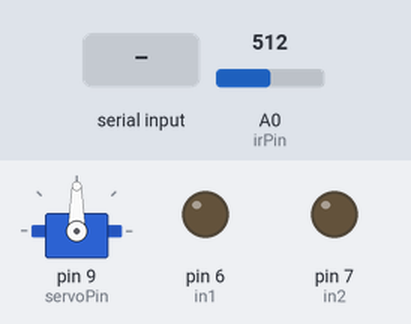
Bench run of a sketch on a simulated Arduino Uno, built with avr-gcc and run on an emulated ATmega328P. On the bench: servo, output pins drawn as LEDs (lit = HIGH). The test bench sets the inputs (shaded band); at power-on: A0 (irPin) = 512. What the sketch prints to the serial monitor is not drawn.

Above: at 1.2 s.
1.3 s: "r" received over Serial
At 2.95 s:
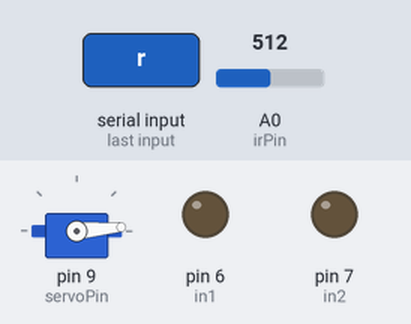
At 3.85 s:
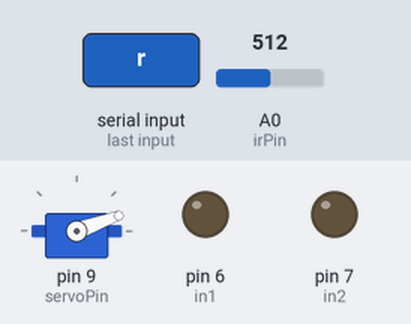
4.3 s: "f" received over Serial
At 11.1 s:
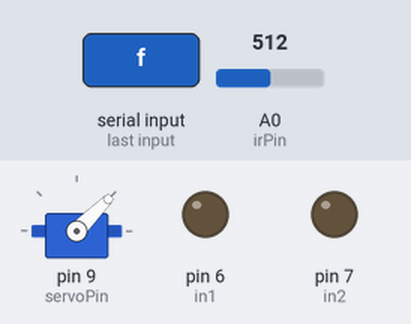
Timing chart, 0 to 12.6 s (numbered marks = the images above; inputs shaded):
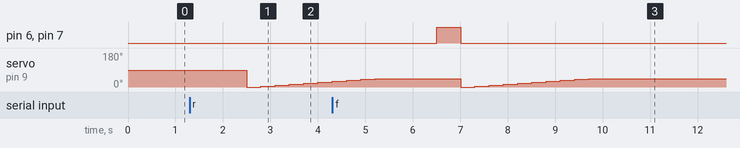

Measured:
- after the input at 1.3 s, servo on pin 9 (servoPin): 90° → 0° after 1.2 s, → 5° 0.30 s later, → 10° 0.30 s later, → 15° 0.30 s later, … (6 changes in this stretch)
- after the input at 4.3 s, pin 6 (in1), pin 7 (in2): LOW → HIGH after 2.2 s, → LOW 0.50 s later

The sketch:

ardiunounufile.ino
```cpp
#include <Servo.h>

#define in1 6 // 4 icin
#define in2 7 // 1 icin
const int irPin = A0;  // Connect the IR sensor's output pin to analog pin A0
const int servoPin = 9;  // Connect the signal pin of the servo to digital pin 9

Servo servo;
void setup() {
  Serial.begin(9600);  // Set the baud rate to match the computer's serial monitor
  servo.attach(servoPin);  // Attach the servo to the specified pin

  pinMode(in1, OUTPUT);
  pinMode(in2, OUTPUT);
  // put your setup code here, to run once:
  digitalWrite(in1, LOW);
  digitalWrite(in2, LOW);
}

void stop() {
  digitalWrite(in1, LOW);
  digitalWrite(in2, LOW);
}

void right() {
  digitalWrite(in1, LOW);
  digitalWrite(in2, HIGH);
}

void left() {
  digitalWrite(in1, LOW);
  digitalWrite(in2, HIGH);
}

void front() {
  digitalWrite(in1, HIGH);
  digitalWrite(in2, HIGH);
}

void readData() {
  for (int n =0; n <= 45; n+=5) {
    servo.write(n);
    delay(300);
    int sensorValue = analogRead(irPin);
    float distance = 4800.0 / (sensorValue - 20.0);
    Serial.print(distance);
    Serial.print(",");
  }
  Serial.print("@");
}

void loop() {
  // put your main code here, to run repeatedly:
    if (Serial.available()) {
    char data = Serial.read();  // Read the incoming data

    if (data == 'f') {
      front();
    } else if (data == "r") {
      right();
    } else if (data == "l") {
      left();
    }
    delay(500);
    stop();
    readData();

    //Serial.print("Received data: ");
    //Serial.println(data);
  }

  // Move the servo to the end position (180 degrees)

  delay(1000);


}
```
